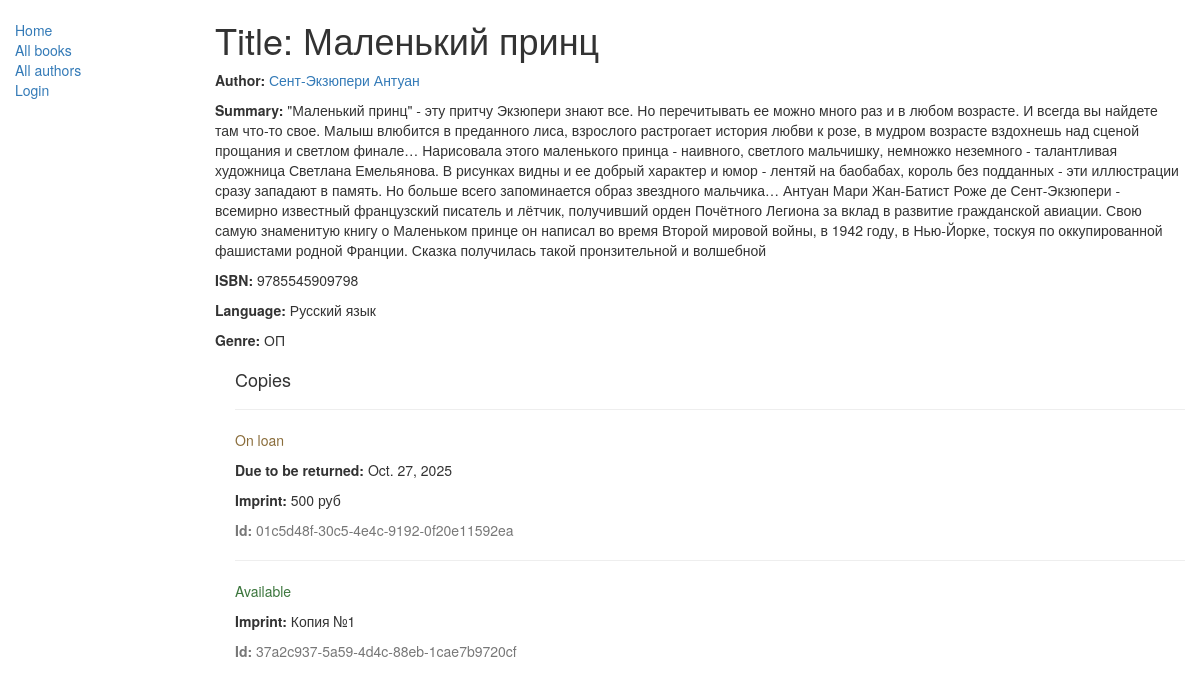
Before: /catalog/book/2/ with the older database file.
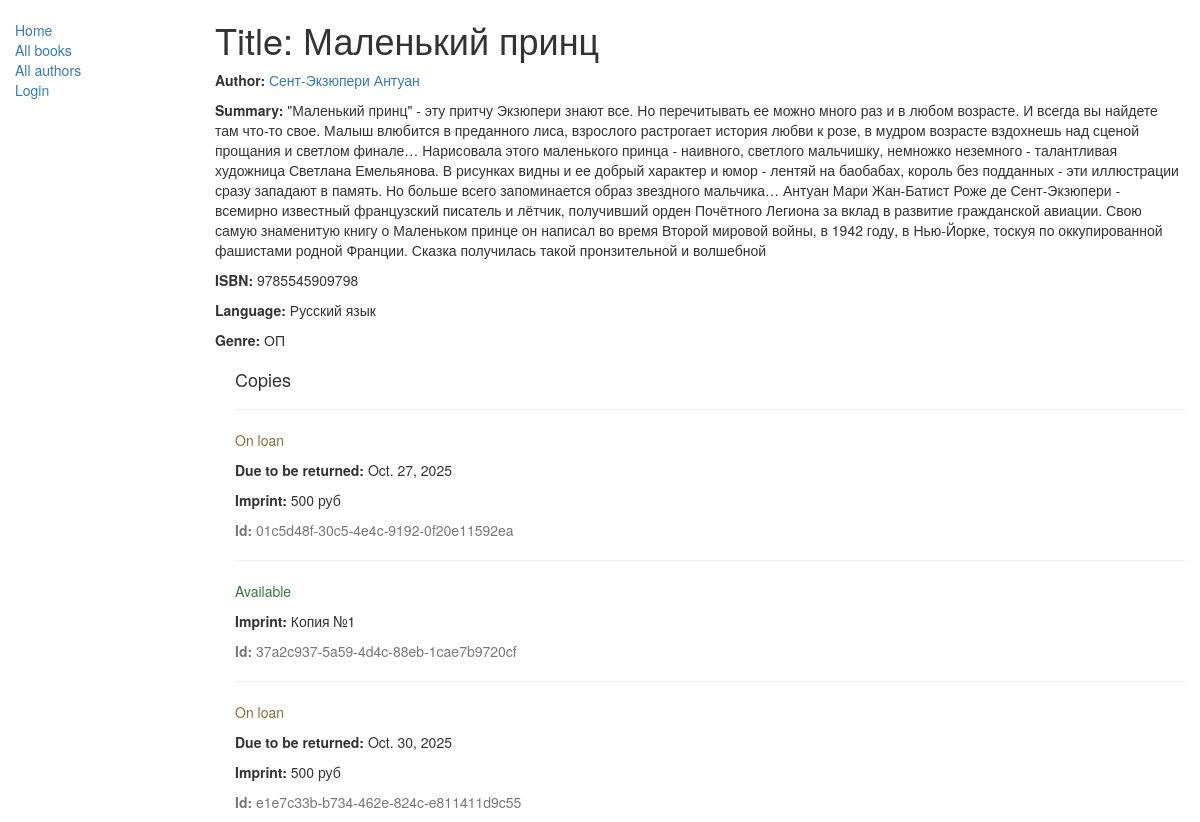
After: the same page with the newer database file.
### catalog/models.py (models this page shows, shortened)
class Genre(models.Model):
    name = models.CharField(max_length=200, help_text='Жанр книги(например: Фантастика, Ужасы, Детектив.')
    def __str__(self):
        return self.name

class BookInstance(models.Model):
    id = models.UUIDField(primary_key=True, default=uuid.uuid4, help_text="Уникальный id для именно этой книги во всей библиотеке")
    book = models.ForeignKey('Book', on_delete=models.SET_NULL, null=True)
    imprint = models.CharField(max_length=200)
    borrower = models.ForeignKey(User, on_delete=models.SET_NULL, null=True, blank=True, related_name='borrower')
    due_back = models.DateField(null=True, blank=True)
    LOAN_STATUS = (
        ('m', 'Maintenance'),
        ('o', 'On loan'),
        ('a', 'Available'),
        ('r', 'Reserved'),
    )
    status = models.CharField(max_length=10, choices=LOAN_STATUS, blank=True, default='m', help_text='Состояние книги')
    class Meta:
        ordering = ['due_back']
        permissions = (("can_mark_returned", "Set book as returned"),)

### catalog/views.py (the view)
# urls.py: path('book/<int:pk>/', views.BookDetailView.as_view(), name='book_detail'),
class BookDetailView(generic.DetailView):
    model = Book

### catalog/models.py (called while the page is built)
    def __str__(self):
        return self.name

    def __str__(self):
        return '%s %s' % (self.last_name, self.first_name)

### templates/catalog/book_detail.html
{% extends "base.html" %}
{% block content %}
  <h1>Title: {{ book.title }}</h1>
  <p>
  <strong>Author:</strong>
  <a href="{% url 'author_detail' book.author.pk %}">{{ book.author }}</a>
</p>
  <p><strong>Summary:</strong> {{ book.summary }}</p>
  <p><strong>ISBN:</strong> {{ book.isbn }}</p>
  <p><strong>Language:</strong> {{ book.language }}</p>
  <p><strong>Genre:</strong> {% for genre in book.genre.all %} {{ genre }}{% if not forloop.last %}, {% endif %}{% endfor %}</p>
  <div style="margin-left:20px;margin-top:20px">
    <h4>Copies</h4>
    {% for copy in book.bookinstance_set.all %}
    <hr>
    <p class="{% if copy.status == 'a' %}text-success{% elif copy.status == 'd' %}text-danger{% else %}text-warning{% endif %}">{{ copy.get_status_display }}</p>
    {% if copy.status != 'a' %}<p><strong>Due to be returned:</strong> {{copy.due_back}}</p>{% endif %}
    <p><strong>Imprint:</strong> {{copy.imprint}}</p>
    <p class="text-muted"><strong>Id:</strong> {{copy.id}}</p>
    {% endfor %}
  </div>
{% endblock %}

Changed rows visible on the page:
added BookInstance: status "On loan", due_back "Oct. 30, 2025", imprint "500 руб", id "e1e7c33b-b734-462e-824c-e811411d9c55"
